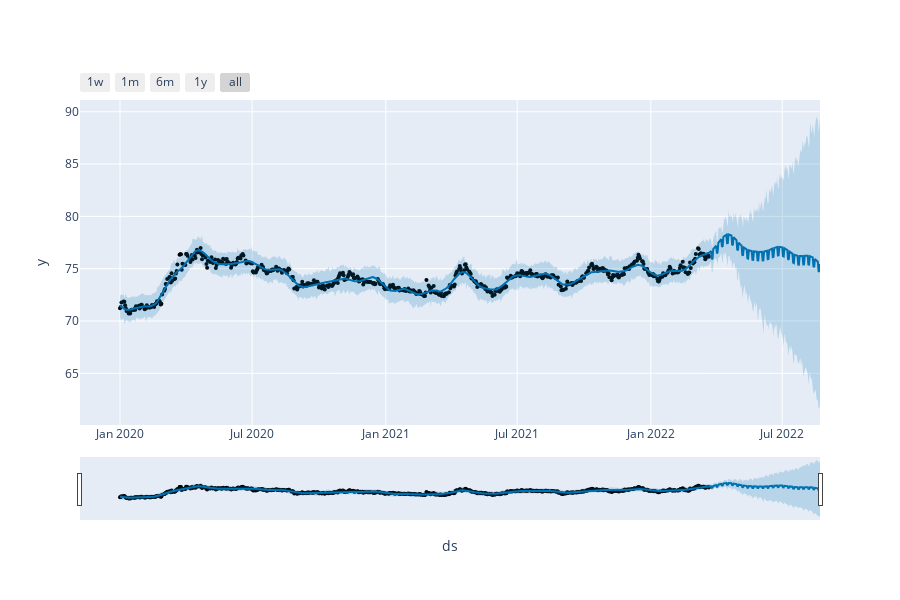

The code cell stored with this chart in its notebook:
### Code cell
plot_plotly(my_model,forecast)

### Figure 1 — Plotly figure (JSON) as saved in the notebook; plotly's stock layout.template omitted (floating-point values rounded to 4 significant figures; data arrays with more than 128 entries replaced by an {"elided": "..."} marker saying what was removed)
{"data": [{"marker": {"color": "black", "size": 4}, "mode": "markers", "name": "Actual", "type": "scatter", "x": {"elided": "580 str values"}, "y": {"elided": "580 float values"}}, {"hoverinfo": "skip", "line": {"width": 0}, "mode": "lines", "type": "scatter", "x": {"elided": "733 str values"}, "y": {"elided": "733 float values"}}, {"fill": "tonexty", "fillcolor": "rgba(0, 114, 178, 0.2)", "line": {"color": "#0072B2", "width": 2}, "mode": "lines", "name": "Predicted", "type": "scatter", "x": {"elided": "733 str values"}, "y": {"elided": "733 float values"}}, {"fill": "tonexty", "fillcolor": "rgba(0, 114, 178, 0.2)", "hoverinfo": "skip", "line": {"width": 0}, "mode": "lines", "type": "scatter", "x": {"elided": "733 str values"}, "y": {"elided": "733 float values"}}], "layout": {"height": 600, "showlegend": false, "width": 900, "xaxis": {"rangeselector": {"buttons": [{"count": 7, "label": "1w", "step": "day", "stepmode": "backward"}, {"count": 1, "label": "1m", "step": "month", "stepmode": "backward"}, {"count": 6, "label": "6m", "step": "month", "stepmode": "backward"}, {"count": 1, "label": "1y", "step": "year", "stepmode": "backward"}, {"step": "all"}]}, "rangeslider": {"visible": true}, "title": {"text": "ds"}, "type": "date"}, "yaxis": {"title": {"text": "y"}}}}
